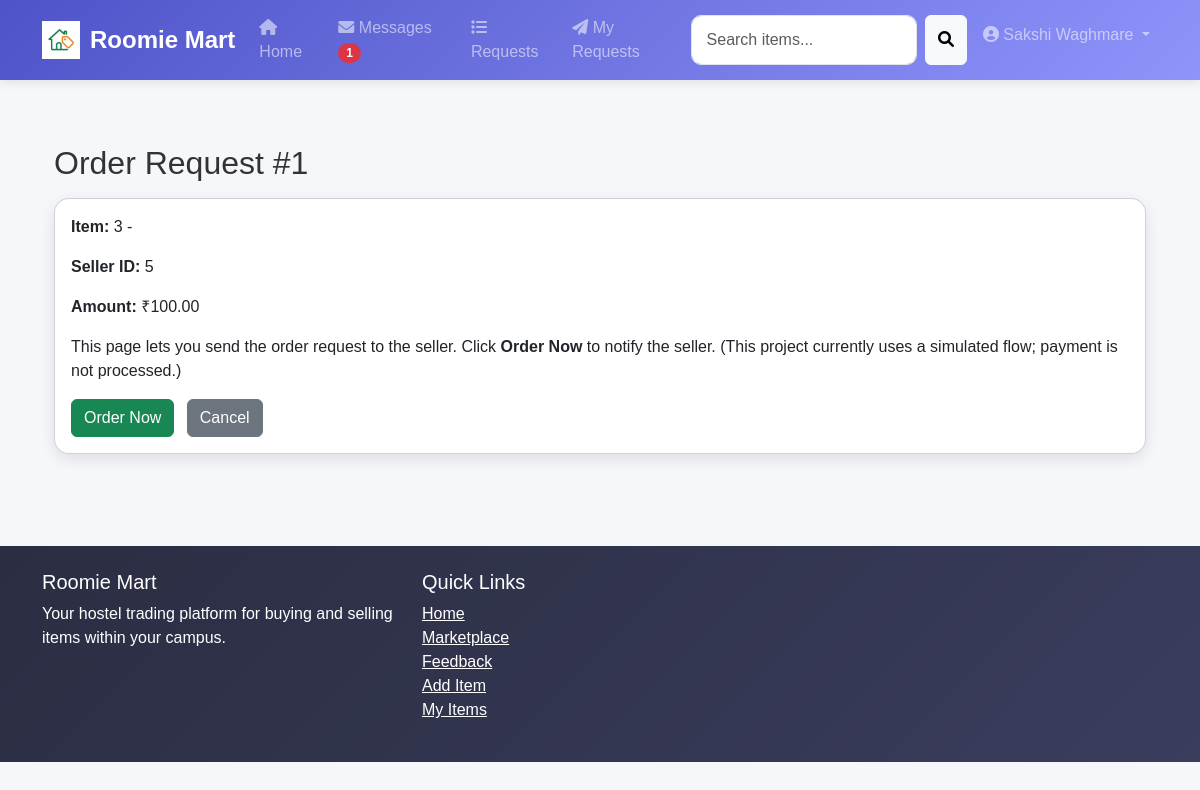
Screenshot of /orders/pay/1 (signed in) with the database file from the repository.
### tables this page shows
CREATE TABLE requests (
        id INTEGER PRIMARY KEY AUTOINCREMENT,
        item_id INTEGER NOT NULL,
        requester_id INTEGER NOT NULL,
        owner_id INTEGER NOT NULL,
        message TEXT,
        status TEXT DEFAULT 'pending',
        created_at TIMESTAMP DEFAULT CURRENT_TIMESTAMP,
        FOREIGN KEY (item_id) REFERENCES items (id),
        FOREIGN KEY (requester_id) REFERENCES users (id),
        FOREIGN KEY (owner_id) REFERENCES users (id)
    );

CREATE TABLE items (
        id INTEGER PRIMARY KEY AUTOINCREMENT,
        user_id INTEGER NOT NULL,
        title TEXT NOT NULL,
        category TEXT NOT NULL,
        price REAL NOT NULL,
        condition TEXT NOT NULL,
        image TEXT,
        description TEXT,
        hostel TEXT,
        block TEXT,
        status TEXT DEFAULT 'available',
        created_at TIMESTAMP DEFAULT CURRENT_TIMESTAMP,
        updated_at TIMESTAMP DEFAULT CURRENT_TIMESTAMP, address TEXT, latitude REAL, longitude REAL,
        FOREIGN KEY (user_id) REFERENCES users (id)
    );

### controllers/orders_controller.py (the view, shortened to what this page needs)
@orders_bp.route('/orders/pay/<int:request_id>', methods=['GET', 'POST'])
@login_required
def pay_request(request_id):
    from models.request_model import RequestModel
    req = RequestModel.get_request_by_id(request_id)
    if not req:
        flash('Request not found', 'error')
        return redirect(url_for('index'))
    if req['requester_id'] != session.get('user_id'):
        flash('You do not have permission to pay for this request', 'error')
        return redirect(url_for('index'))
    try:
        item = Item.get_item_by_id(req['item_id'])
    except Exception:
        item = None
    amount = 0.0
    if item:
        try:
            amount = float(item['price'])
        except Exception:
            try:
                amount = float(item.get('price', 0))
            except Exception:
                amount = 0.0
    return render_template('pay_request.html', request_item=req, item=item, amount=amount)

### app.py (called while the page is built)
@app.context_processor
def inject_pending_request_count():
    user_id = session.get('user_id')
    pending_requests_count = 0
    if user_id:
        try:
            pending_requests_count = RequestModel.count_pending_requests_for_owner(user_id)
        except Exception:
            pending_requests_count = 0
    return dict(pending_requests_count=pending_requests_count)

@app.context_processor
def inject_current_user():
    if 'user_id' in session:
        user = SimpleNamespace(
            is_authenticated=True,
            id=session.get('user_id'),
            name=session.get('user_name'),
            email=session.get('user_email'),
            hostel=session.get('hostel'),
            block=session.get('block')
        )
    else:
        user = SimpleNamespace(is_authenticated=False)
    return {'current_user': user}

### database/db_connection.py (called while the page is built)
def get_db_connection():
    conn = None
    try:
        conn = sqlite3.connect(DATABASE_PATH)
        conn.row_factory = sqlite3.Row
        return conn
    except Error as e:
        print(e)
    return conn

### models/item_model.py (called while the page is built)
    @staticmethod
    def get_item_by_id(item_id):
        conn = get_db_connection()
        cursor = conn.cursor()
        cursor.execute('''
            SELECT i.*, u.name as seller_name, u.email as seller_email, u.phone as seller_phone,
                   u.hostel as seller_hostel, u.block as seller_block, u.room as seller_room
            FROM items i
            JOIN users u ON i.user_id = u.id
            WHERE i.id = ?
        ''', (item_id,))
        item = cursor.fetchone()
        conn.close()
        return item

### models/request_model.py (called while the page is built)
    @staticmethod
    def count_pending_requests_for_owner(owner_id):
        conn = get_db_connection()
        cur = conn.cursor()
        cur.execute('''
            SELECT COUNT(*) FROM requests
            WHERE owner_id = ? AND status = 'pending'
        ''', (owner_id,))
        count = cur.fetchone()[0]
        conn.close()
        return count

    @staticmethod
    def get_request_by_id(request_id):
        conn = get_db_connection()
        cur = conn.cursor()
        cur.execute('SELECT * FROM requests WHERE id = ?', (request_id,))
        row = cur.fetchone()
        conn.close()
        return row

### utils/authentication.py (called while the page is built)
def login_required(f):
    @wraps(f)
    def decorated_function(*args, **kwargs):
        if 'user_id' not in session:
            flash('Please login to access this page', 'error')
            return redirect(url_for('auth_bp.login'))
        return f(*args, **kwargs)
    return decorated_function

### templates/pay_request.html (shortened to what this page needs)
{% extends 'base.html' %}
{% block content %}
<div class="container mt-4">
    <h2>Order Request #{{ request_item.id }}</h2>
    <div class="card mt-3">
        <div class="card-body">
            <p><strong>Item:</strong> {{ request_item.item_id }} - {{ request_item.item_title }}</p>
            <p><strong>Seller ID:</strong> {{ request_item.owner_id }}</p>
            <p><strong>Amount:</strong> ₹{{ '%.2f'|format(amount) }}</p>
            <form method="POST">
                <p>This page lets you send the order request to the seller. Click <strong>Order Now</strong> to notify the seller. (This project currently uses a simulated flow; payment is not processed.)</p>
                <button class="btn btn-success">Order Now</button>
                <a href="{{ url_for('item_bp.item_detail', item_id=request_item.item_id) }}" class="btn btn-secondary ms-2">Cancel</a>
            </form>
        </div>
    </div>
</div>
{% endblock %}

### static/css/style.css (style rules this page uses)
:root { --primary-color: #4e54c8; --secondary-color: #8f94fb; --accent-color: #ff6b6b; --light-color: #f8f9fa; --dark-color: #343a40; --success-color: #28a745; --info-color: #17a2b8; --warning-color: #ffc107; --danger-color: #dc3545; }
body { font-family: 'Poppins', sans-serif; background-color: #f5f7fa; color: #333; }
.card { border-radius: 15px; overflow: hidden; box-shadow: 0 5px 15px rgba(0, 0, 0, 0.1); transition: transform 0.3s ease, box-shadow 0.3s ease; margin-bottom: 20px; }

### rows the page displays
requests: id "1", item_id "3", owner_id "5"
items: price "100.00"

### other values shown
{{ session.get('user_name', 'User') }} "Sakshi Waghmare"
